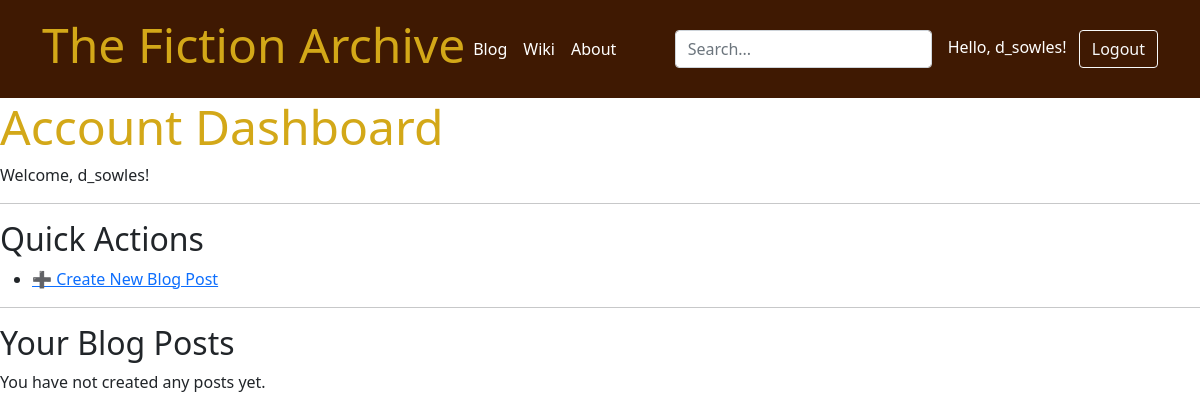
Page /account/ (signed in) on the earlier database version.
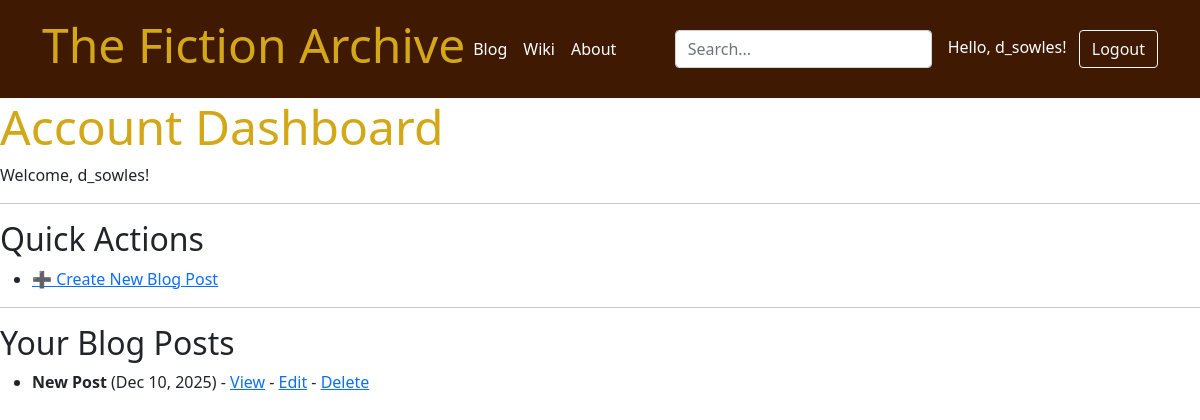
Same page on the later database version.
### blog/models.py (models this page shows, shortened)
class Post(models.Model):
    title = models.CharField(max_length=200)
    slug = models.SlugField(unique=True, blank=True)
    content = models.TextField()
    created_at = models.DateTimeField(auto_now_add=True)
    updated_at = models.DateTimeField(auto_now=True)
    published = models.BooleanField(default=True)
    featured_image = models.ImageField(upload_to='blog_images/', blank=True, null=True)
    author = models.ForeignKey(User, on_delete=models.CASCADE, related_name="posts", null=True, blank=True)

### blog/views.py (the view)
# urls.py: path('account/', views.account_dashboard, name='account-dashboard'),
@login_required
def account_dashboard(request):
    posts = Post.objects.filter(author=request.user).order_by('-created_at')
    return render(request, "account/dashboard.html", {
        "posts": posts,
})

### blog/templates/account/dashboard.html
{% extends "base.html" %}
{% block content %}
<h1>Account Dashboard</h1>
<p>Welcome, {{ request.user.username }}!</p>
<hr>
<h2>Quick Actions</h2>
<ul>
    <li><a href="{% url 'blog-create' %}">➕ Create New Blog Post</a></li>
</ul>
<hr>
<h2>Your Blog Posts</h2>
{% if posts %}
    <ul>
        {% for post in posts %}
            <li>
                <strong>{{ post.title }}</strong>
                ({{ post.created_at|date:"M d, Y" }})
                - <a href="{% url 'blog-detail' slug=post.slug %}">View</a>
                - <a href="{% url 'blog-update' slug=post.slug %}">Edit</a>
                - <a href="{% url 'blog-delete' slug=post.slug %}">Delete</a>
            </li>
        {% endfor %}
    </ul>
{% else %}
    <p>You have not created any posts yet.</p>
{% endif %}
{% endblock %}

Differences in the rows shown:
added Post: title "New Post", created_at "Dec 10, 2025"
Other differences:
text no longer shown: "You have not created any posts yet."
